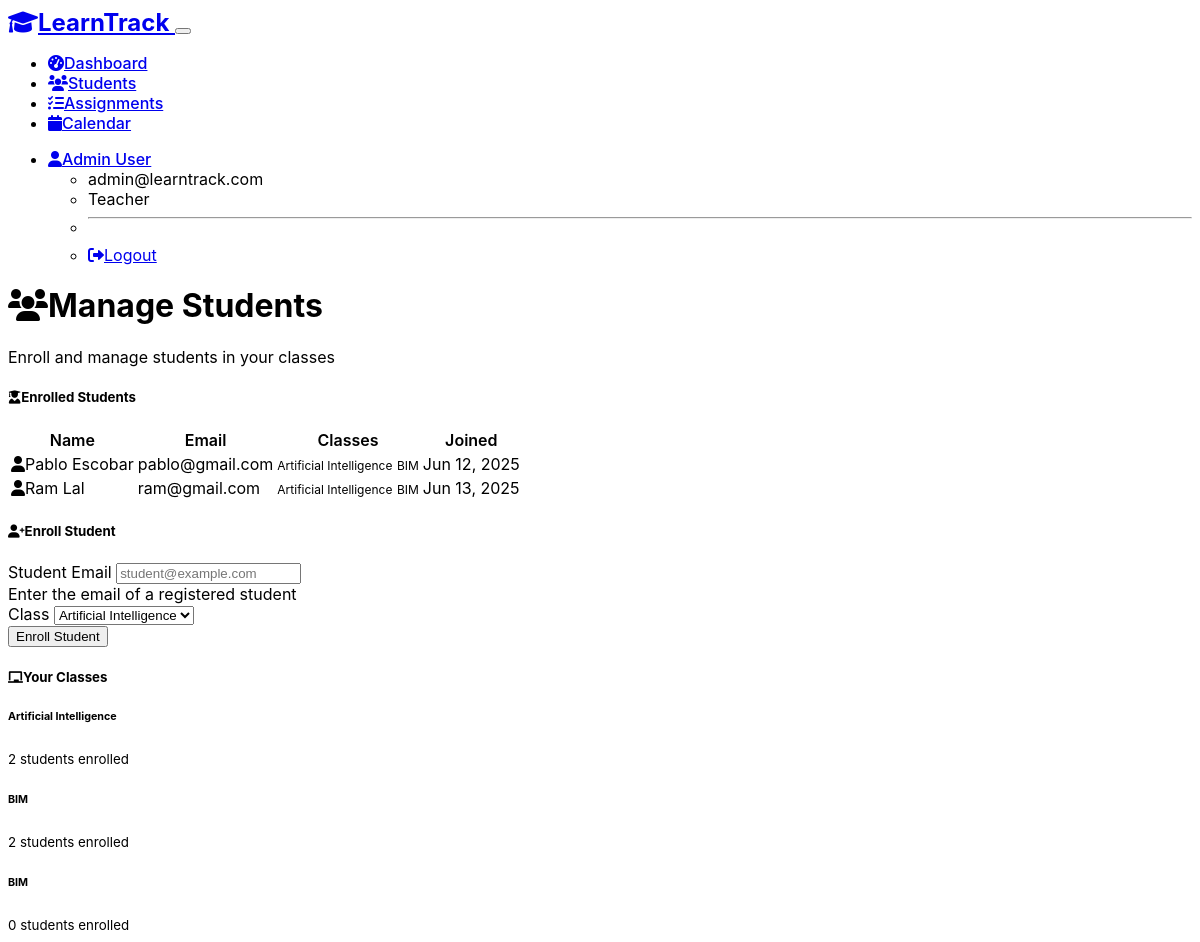
Screenshot of /teacher/students (signed in) with the database file from the repository.
### models.py (models this page shows, shortened)
class User(UserMixin, db.Model):
    id = db.Column(db.Integer, primary_key=True)
    email = db.Column(db.String(120), unique=True, nullable=False)
    name = db.Column(db.String(100), nullable=False)
    role = db.Column(db.String(20), nullable=False)  # 'teacher' or 'student'
    password_hash = db.Column(db.String(256), nullable=False)
    created_at = db.Column(db.DateTime, default=datetime.utcnow)
    taught_classes = db.relationship('Class', backref='teacher', lazy=True, foreign_keys='Class.teacher_id')
    assignments_created = db.relationship('Assignment', backref='creator', lazy=True, foreign_keys='Assignment.teacher_id')
    submissions = db.relationship('Submission', backref='student', lazy=True, foreign_keys='Submission.student_id')
    enrollments = db.relationship('Enrollment', backref='student', lazy=True, foreign_keys='Enrollment.student_id')
    def is_teacher(self):
        return self.role == 'teacher'

class Enrollment(db.Model):
    id = db.Column(db.Integer, primary_key=True)
    student_id = db.Column(db.Integer, db.ForeignKey('user.id'), nullable=False)
    class_id = db.Column(db.Integer, db.ForeignKey('class.id'), nullable=False)
    enrolled_at = db.Column(db.DateTime, default=datetime.utcnow)
    __table_args__ = (db.UniqueConstraint('student_id', 'class_id', name='unique_enrollment'),)

class Class(db.Model):
    id = db.Column(db.Integer, primary_key=True)
    name = db.Column(db.String(100), nullable=False)
    description = db.Column(db.Text)
    teacher_id = db.Column(db.Integer, db.ForeignKey('user.id'), nullable=False)
    created_at = db.Column(db.DateTime, default=datetime.utcnow)
    assignments = db.relationship('Assignment', backref='class_obj', lazy=True)
    enrollments = db.relationship('Enrollment', backref='class_obj', lazy=True)

### routes.py (the view)
@teacher_bp.route('/students')
@login_required
def students():
    if not current_user.is_teacher():
        flash('Access denied.', 'danger')
        return redirect(url_for('main.index'))
    teacher_classes = Class.query.filter_by(teacher_id=current_user.id).all()
    class_ids = [c.id for c in teacher_classes]
    enrollments = Enrollment.query.filter(Enrollment.class_id.in_(class_ids)).all()
    students = [e.student for e in enrollments]
    unique_students = list({s.id: s for s in students}.values())
    form = EnrollStudentForm()
    form.class_id.choices = [(c.id, c.name) for c in teacher_classes]
    return render_template('teacher/students.html', students=unique_students, form=form, classes=teacher_classes)

### forms.py
class EnrollStudentForm(FlaskForm):
    student_email = StringField('Student Email', validators=[DataRequired(), Email()])
    class_id = SelectField('Class', coerce=int, validators=[DataRequired()])
    submit = SubmitField('Enroll Student')

### app.py (called while the page is built)
@login_manager.user_loader
def load_user(user_id):
    from models import User
    return User.query.get(int(user_id))

### templates/teacher/students.html (shortened to what this page needs)
{% extends "base.html" %}
{% block content %}
<div class="row mb-4">
    <div class="col">
        <h1><i class="fas fa-users me-2"></i>Manage Students</h1>
        <p class="text-muted">Enroll and manage students in your classes</p>
    </div>
</div>
<div class="row mb-4">
    <div class="col-md-8">
        <div class="card">
            <div class="card-header">
                <h5 class="mb-0"><i class="fas fa-user-graduate me-2"></i>Enrolled Students</h5>
            </div>
            <div class="card-body">
                {% if students %}
                    <div class="table-responsive">
                        <table class="table table-hover">
                            <thead>
                                <tr>
                                    <th>Name</th>
                                    <th>Email</th>
                                    <th>Classes</th>
                                    <th>Joined</th>
                                </tr>
                            </thead>
                            <tbody>
                                {% for student in students %}
                                <tr>
                                    <td>
                                        <i class="fas fa-user me-2"></i>{{ student.name }}
                                    </td>
                                    <td>{{ student.email }}</td>
                                    <td>
                                        {% for enrollment in student.enrollments %}
                                            {% if enrollment.class_obj.teacher_id == current_user.id %}
                                                <span class="badge bg-primary me-1">{{ enrollment.class_obj.name }}</span>
                                            {% endif %}
                                        {% endfor %}
                                    </td>
                                    <td class="text-muted">{{ student.created_at.strftime('%b %d, %Y') }}</td>
                                </tr>
                                {% endfor %}
                            </tbody>
                        </table>
                    </div>
                {% else %}
                    <div class="text-center py-5">
                        <i class="fas fa-user-graduate fa-4x text-muted mb-3"></i>
                        <h4>No Students Enrolled</h4>
                        <p class="text-muted">Use the form on the right to enroll your first student</p>
                    </div>
                {% endif %}
            </div>
        </div>
    </div>
    <div class="col-md-4">
        <div class="card">
            <div class="card-header">
                <h5 class="mb-0"><i class="fas fa-user-plus me-2"></i>Enroll Student</h5>
            </div>
            <div class="card-body">
                {% if classes %}
                    <form method="POST" action="{{ url_for('teacher.enroll_student') }}">
                        <div class="mb-3">
                            {{ form.student_email.label(class="form-label") }}
                            {{ form.student_email(class="form-control", placeholder="student@example.com") }}
                            <div class="form-text">Enter the email of a registered student</div>
                        </div>
                        <div class="mb-3">
                            {{ form.class_id.label(class="form-label") }}
                            {{ form.class_id(class="form-select") }}
                        </div>
                        <div class="d-grid">
                            {{ form.submit(class="btn btn-primary") }}
                        </div>
                    </form>
                {% else %}
                    <div class="text-center py-4">
                        <i class="fas fa-chalkboard fa-3x text-muted mb-3"></i>
                        <p class="text-muted">You need to create a class first</p>
                        <a href="{{ url_for('teacher.create_class') }}" class="btn btn-primary">Create Class</a>
                    </div>
                {% endif %}
            </div>
        </div>
        {% if classes %}
        <div class="card mt-4">
            <div class="card-header">
                <h5 class="mb-0"><i class="fas fa-chalkboard me-2"></i>Your Classes</h5>
            </div>
            <div class="card-body">
                {% for class in classes %}
                <div class="d-flex justify-content-between align-items-center py-2 border-bottom">
                    <div>
                        <h6 class="mb-0">{{ class.name }}</h6>
                        <small class="text-muted">{{ class.enrollments|length }} students enrolled</small>
                    </div>
                </div>
                {% endfor %}
            </div>
        </div>
        {% endif %}
    </div>
</div>
{% endblock %}

### templates/base.html (shortened to what this page needs)
<!DOCTYPE html>
<html lang="en" data-bs-theme="dark">
<head>
    <link href="https://cdn.replit.com/agent/bootstrap-agent-dark-theme.min.css" rel="stylesheet">
    <link href="https://cdnjs.cloudflare.com/ajax/libs/font-awesome/6.0.0/css/all.min.css" rel="stylesheet">
    <link href='https://cdn.jsdelivr.net/npm/fullcalendar@6.1.8/index.global.min.css' rel='stylesheet'>
    <link href="{{ url_for('static', filename='css/style.css') }}" rel="stylesheet">
</head>
<body>
    <nav class="navbar navbar-expand-lg navbar-dark bg-dark">
        <div class="container">
            <a class="navbar-brand" href="{{ url_for('main.index') }}">
                <i class="fas fa-graduation-cap me-2"></i>LearnTrack
            </a>
            {% if current_user.is_authenticated %}
            <button class="navbar-toggler" type="button" data-bs-toggle="collapse" data-bs-target="#navbarNav">
            </button>
            <div class="collapse navbar-collapse" id="navbarNav">
                <ul class="navbar-nav me-auto">
                    {% if current_user.is_teacher() %}
                    <li class="nav-item">
                        <a class="nav-link" href="{{ url_for('teacher.dashboard') }}">
                            <i class="fas fa-tachometer-alt me-1"></i>Dashboard
                        </a>
                    </li>
                    <li class="nav-item">
                        <a class="nav-link" href="{{ url_for('teacher.students') }}">
                            <i class="fas fa-users me-1"></i>Students
                        </a>
                    </li>
                    <li class="nav-item">
                        <a class="nav-link" href="{{ url_for('teacher.assignments') }}">
                            <i class="fas fa-tasks me-1"></i>Assignments
                        </a>
                    </li>
                    {% endif %}
                    <li class="nav-item">
                        <a class="nav-link" href="{{ url_for('main.calendar') }}">
                            <i class="fas fa-calendar me-1"></i>Calendar
                        </a>
                    </li>
                </ul>
                <ul class="navbar-nav">
                    <li class="nav-item dropdown">
                        <a class="nav-link dropdown-toggle" href="#" role="button" data-bs-toggle="dropdown">
                            <i class="fas fa-user me-1"></i>{{ current_user.name }}
                        </a>
                        <ul class="dropdown-menu">
                            <li><span class="dropdown-item-text">{{ current_user.email }}</span></li>
                            <li><span class="dropdown-item-text text-muted">{{ current_user.role.title() }}</span></li>
                            <li><hr class="dropdown-divider"></li>
                            <li><a class="dropdown-item" href="{{ url_for('auth.logout') }}">
                                <i class="fas fa-sign-out-alt me-1"></i>Logout
                            </a></li>
                        </ul>
                    </li>
                </ul>
            </div>
            {% endif %}
        </div>
    </nav>
    <main class="container my-4">
        {% block content %}{% endblock %}
    </main>
</body>
</html>

### static/css/style.css (style rules this page uses)
body { font-family: -apple-system, BlinkMacSystemFont, 'Segoe UI', Roboto, sans-serif; }
.card { transition: transform 0.2s ease-in-out, box-shadow 0.2s ease-in-out; }
.badge { font-size: 0.75em; }
.table th { border-top: none; font-weight: 600; color: var(--bs-primary); }
.navbar-brand { font-weight: 700; font-size: 1.5rem; }
.nav-link { font-weight: 500; }

### rows the page displays
User: name "Admin User", email "admin@learntrack.com", role "Teacher"
User: name "Pablo Escobar", email "pablo@gmail.com", created_at "Jun 12, 2025"
Enrollment: class_obj.name "Artificial Intelligence"
Enrollment: class_obj.name "BIM"
User: name "Ram Lal", email "ram@gmail.com", created_at "Jun 13, 2025"
Enrollment: class_obj.name "Artificial Intelligence"
Enrollment: class_obj.name "BIM"
Class: name "Artificial Intelligence", enrollments|length "2"
Class: name "BIM", enrollments|length "2"
Class: name "BIM", enrollments|length "0"
